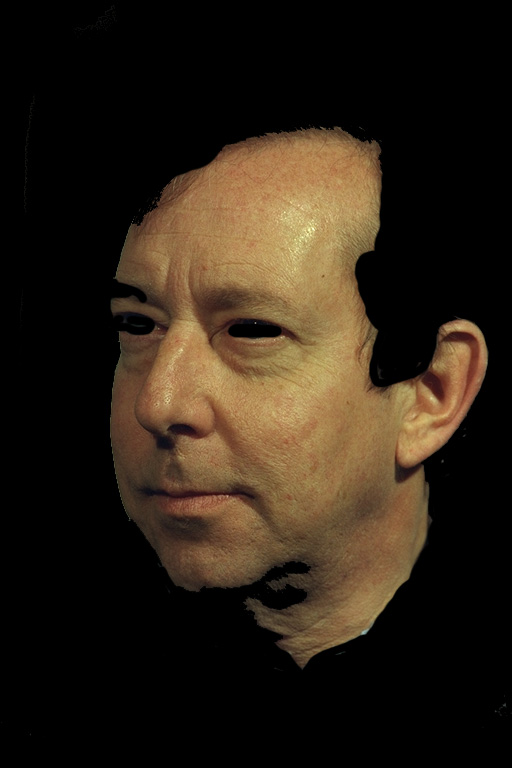
#> input picture SkinDataset/GT/789.jpg, 512 x 768 px, found by its file name
$ python test.py   (Python 2 division)
#> lines starting #> are read from the running program, lines starting #| are printed output that depends on the picture; after the words box and inside, x2 and y2 are one past the last pixel; in counts of white or black regions, pixels touching at a corner belong together; long printed decimals are rounded
#> in main, img is the input picture: shape (768, 512, 3); mean B, G, R 21.5, 33.5, 44
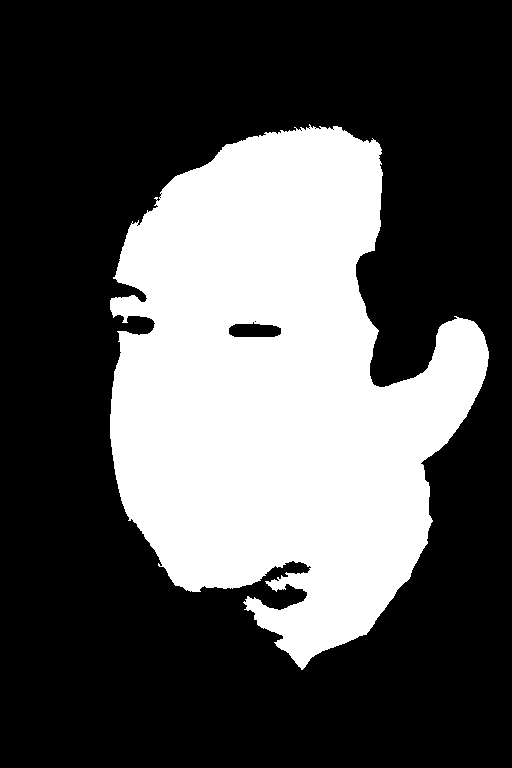
#> input picture SkinDataset/GT/Corrected/789.jpg, 512 x 768 px
#> in main, gt is the input picture: shape (768, 512, 3); min 0, max 255, mean 83.6
#!/usr/bin/env python
# coding=utf-8
import os
import numpy as np
import cv2 as cv

def data(directory):
  (db, Folders, img) = os.walk(directory).next()
  if(os.listdir(directory) == []):
      print('There is no image\n')
      exit(-1)
  else:
      return img

def segmentation(img,name):
    ## Watershed transformation
#> called with name = '789.jpg'
    gray = cv.cvtColor(img,cv.COLOR_RGB2GRAY)
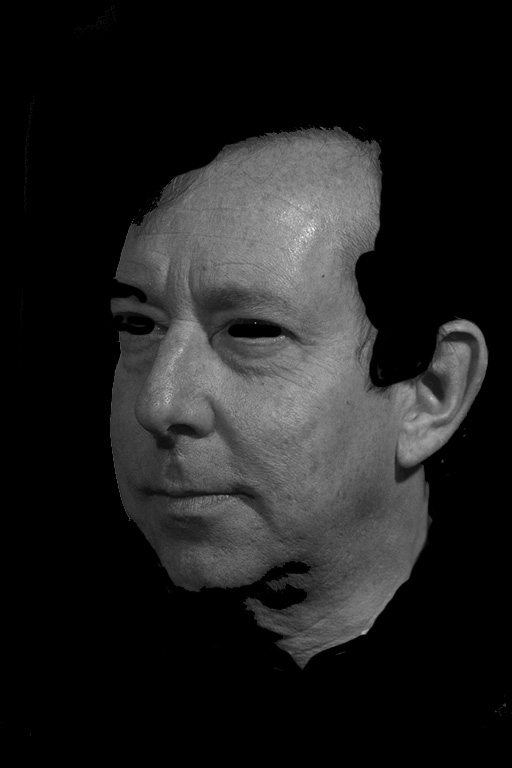
#> gray: shape (768, 512); min 0, max 243, mean 31.1
    ret, thresh = cv.threshold(gray,0,255,cv.THRESH_BINARY+cv.THRESH_OTSU)
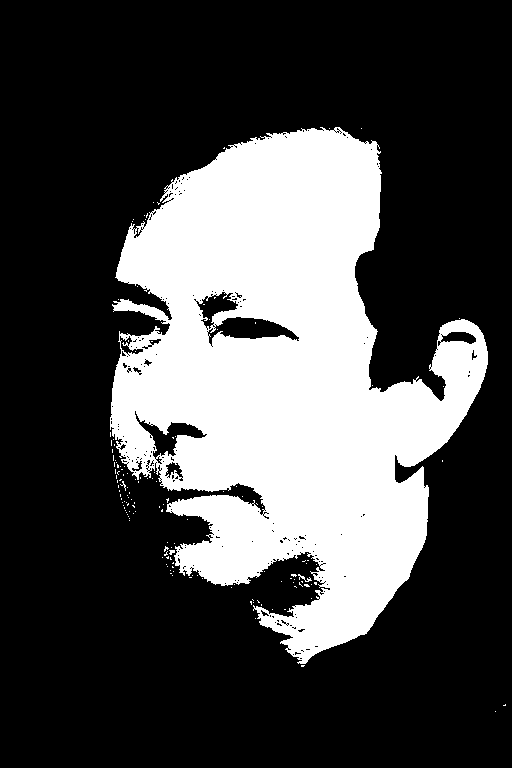
#> thresh: shape (768, 512); 28.9% white; 143 white regions (140 under 20 px), largest, box (x1, y1, x2, y2) and area: (110, 127, 488, 664) 113308, (298, 574, 312, 582) 36, (169, 550, 175, 555) 21
#> ret = 52

    if thresh[364][256] == 0 and thresh[354][256] == 0 and thresh[374][256] == 0:
        ret, thresh = cv.threshold(gray,0,255,cv.THRESH_BINARY_INV+cv.THRESH_OTSU)
    # noise removal
    kernel = np.ones((3,3),np.uint8)
    opening = cv.morphologyEx(thresh,cv.MORPH_OPEN,kernel, iterations = 5)
#> opening: shape (768, 512); 27% white; 3 white regions, box (x1, y1, x2, y2) and area: (112, 130, 488, 650) 105622, (451, 320, 470, 332) 222, (130, 354, 141, 367) 143
    # sure background area
    sure_bg = cv.dilate(opening,kernel,iterations=3)
#> sure_bg: shape (768, 512); 29.5% white; 2 white regions, box (x1, y1, x2, y2) and area: (109, 127, 491, 653) 115689, (448, 317, 473, 335) 444
    # Finding sure foreground area
    dist_transform = cv.distanceTransform(opening,cv.DIST_L2,5)
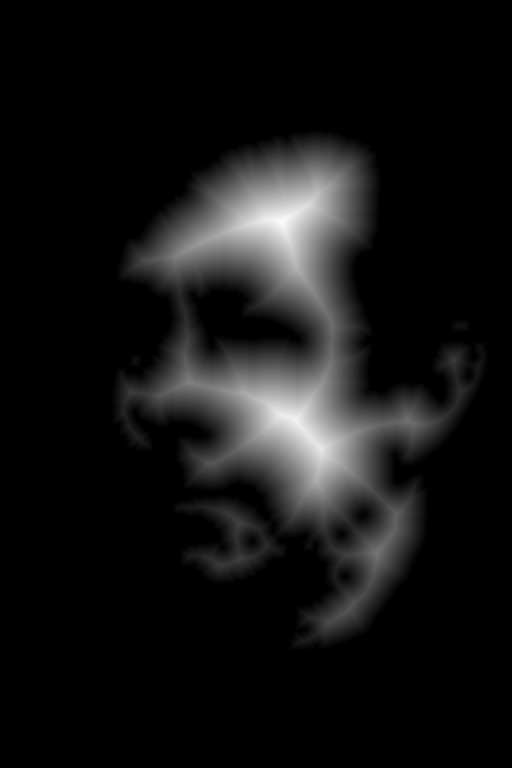
#> dist_transform: shape (768, 512) float32; min 0, max 83.29, mean 6.5; drawn with min black and max white
    ret, sure_fg = cv.threshold(dist_transform,0.7*dist_transform.max(),255,0)
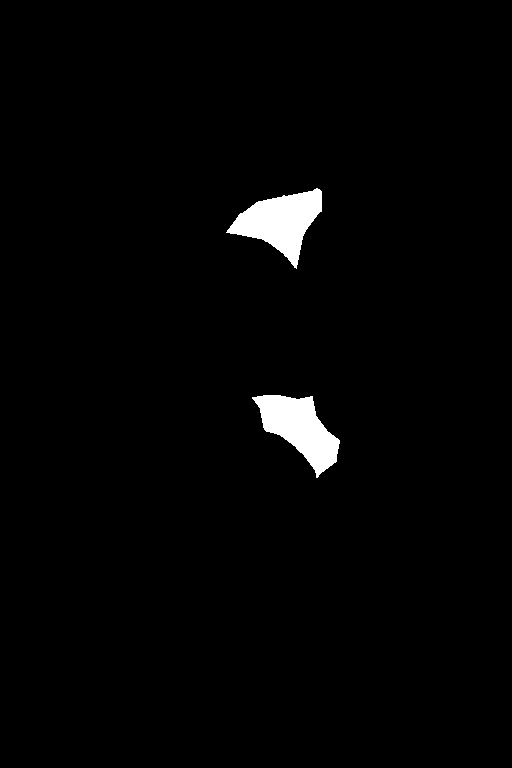
#> sure_fg: shape (768, 512) float32; 1.9% white; 2 white regions, box (x1, y1, x2, y2) and area: (226, 188, 322, 269) 3729, (252, 395, 340, 478) 3585
#> ret = 58.3
    # Finding unknown region
    sure_fg = np.uint8(sure_fg)
    unknown = cv.subtract(sure_bg,sure_fg)
#> unknown: shape (768, 512); 27.7% white; 2 white regions, box (x1, y1, x2, y2) and area: (109, 127, 491, 653) 108375, (448, 317, 473, 335) 444

    cv.imshow('Watershed',unknown)
    cv.waitKey(1000)
    cv.destroyAllWindows()

    ## Background subtraction
    mask = np.zeros(img.shape[:2],np.uint8)
    bgdModel = np.zeros((1,65),np.float64)
    fgdModel = np.zeros((1,65),np.float64)
    rect = (40,40,400,600)
    cv.grabCut(img,mask,rect,bgdModel,fgdModel,5,cv.GC_INIT_WITH_RECT)
    mask2 = np.where((mask==2)|(mask==0),0,1).astype('uint8')
    img = img*mask2[:,:,np.newaxis]
    gray = cv.cvtColor(img,cv.COLOR_BGR2GRAY)
    ret, img = cv.threshold(gray,0,255,cv.THRESH_BINARY+cv.THRESH_OTSU)
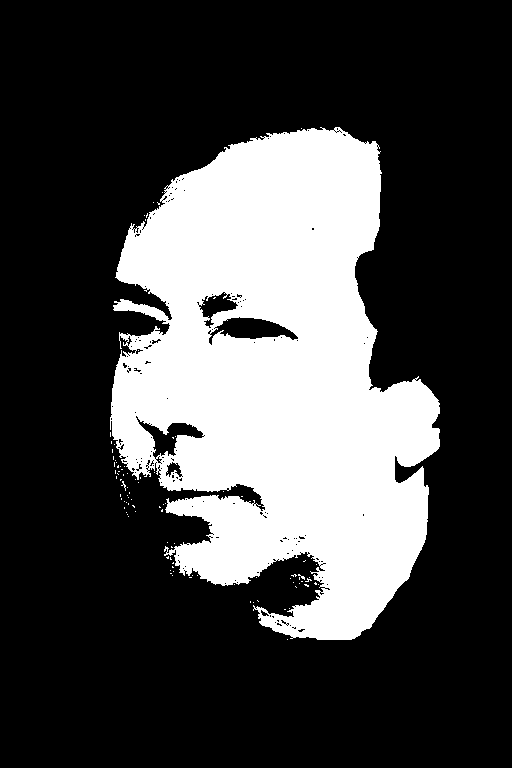
#> img: shape (768, 512); 27.8% white; 95 white regions (94 under 20 px), largest, box (x1, y1, x2, y2) and area: (110, 127, 440, 640) 108926
#> ret = 58

    cv.imshow('Background',img)
    cv.waitKey(1000)
    cv.destroyAllWindows()

    result = cv.bitwise_and(img,unknown)
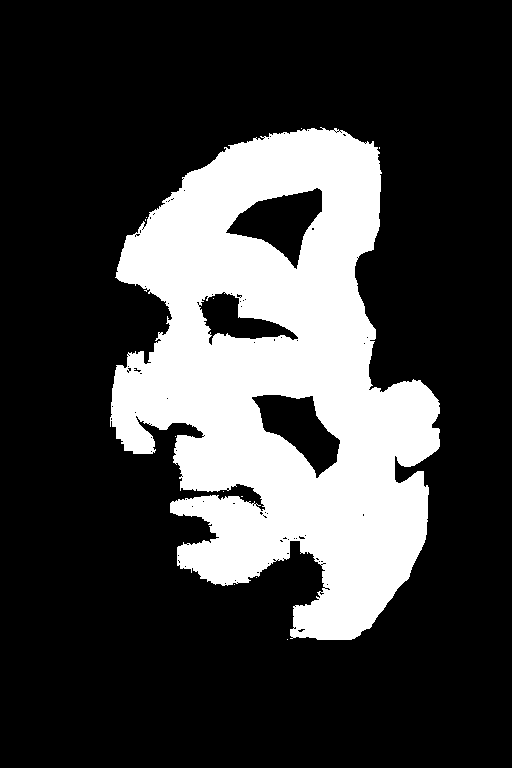
#> result: shape (768, 512); 24.8% white; 12 white regions (11 under 20 px), largest, box (x1, y1, x2, y2) and area: (110, 127, 440, 640) 97405
    cv.imshow('Result',result)
    cv.waitKey(1000)
    cv.destroyAllWindows()
    if(not os.walk('SkinDataset/ORI/Luv/')):
            os.mkdir('SkinDataset/ORI/Luv/test/')
    cv.imwrite('SkinDataset/ORI/Luv/test/{}'.format(name), result)
    return result

def statistical_analysis(result,gt):
    true = 0
    false = 0
    white = 0
    i = 0
    h,w = result.shape[:2]
#> h = 768; w = 512
    for i in xrange(h):
        for j in xrange(w):
            if (result[i][j]/255 == gt[i][j].all() and gt[i][j].all() == 1):
                true+=1
            if (gt[i][j].all()==1):
                white+=1
#> after the loop, true = 97419; white = 129191
    jac = jaccard(result,gt)
    ac = accuracy(white,true)
    print "\nJaccard Index value:"
    print jac
    print "\nAccuracy value:"
    print ac
    return jac, ac

def jaccard(result,gt):
    gray = cv.cvtColor(gt,cv.COLOR_BGR2GRAY)
    ret, gt = cv.threshold(gray,0,255,cv.THRESH_BINARY+cv.THRESH_OTSU)
#> gt: shape (768, 512); 32.8% white; 1 white region, box (x1, y1, x2, y2) and area: (110, 124, 489, 670) 128908
#> ret = 1
    if(np.sum(np.array(cv.bitwise_or(result, gt, mask=None))) != 0 ):
        j = float(np.sum(cv.bitwise_and(result, gt, mask=None)))/float(np.sum(cv.bitwise_or(result, gt, mask=None)))
#> j = 0.756
    else:
        j = 0
    return j

def accuracy(w,t):
    return float(t)/float(w)

def main():
    print "###################################################"
    print "             Opencv 3.4.1  -  Python 2             "
    print "Skin classifier based on image processing methods  "
    print "###################################################"
    print ("\n\nWait a second while the errors is being computed\n")

    img = cv.imread('SkinDataset/ORI/Luv/789.jpg')
    gt = cv.imread('SkinDataset/GT/Corrected/789.jpg')
    result = segmentation(img,'789.jpg' )
    jaccard_index,a = statistical_analysis(result,gt)
#| 0.7557
#| 0.7541
#> jaccard_index = 0.756; a = 0.754
    print "\n\nMean jaccard:"
    print jaccard_index
#| 0.7557

main()
